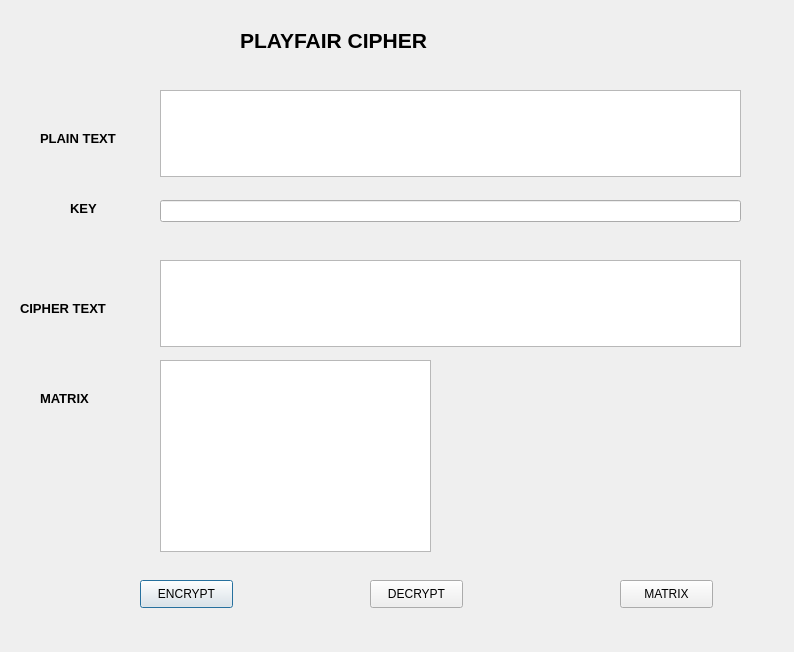
<?xml version="1.0" encoding="UTF-8"?>
<ui version="4.0">
 <class>Dialog</class>
 <widget class="QDialog" name="Dialog">
  <property name="geometry">
   <rect>
    <x>0</x>
    <y>0</y>
    <width>794</width>
    <height>652</height>
   </rect>
  </property>
  <property name="windowTitle">
   <string>Dialog</string>
  </property>
  <widget class="QLabel" name="label">
   <property name="geometry">
    <rect>
     <x>240</x>
     <y>20</y>
     <width>371</width>
     <height>41</height>
    </rect>
   </property>
   <property name="font">
    <font>
     <pointsize>16</pointsize>
     <weight>75</weight>
     <bold>true</bold>
    </font>
   </property>
   <property name="text">
    <string>PLAYFAIR CIPHER</string>
   </property>
  </widget>
  <widget class="QLabel" name="label_2">
   <property name="geometry">
    <rect>
     <x>40</x>
     <y>130</y>
     <width>131</width>
     <height>16</height>
    </rect>
   </property>
   <property name="font">
    <font>
     <pointsize>10</pointsize>
     <weight>75</weight>
     <bold>true</bold>
    </font>
   </property>
   <property name="text">
    <string>PLAIN TEXT</string>
   </property>
  </widget>
  <widget class="QLabel" name="label_3">
   <property name="geometry">
    <rect>
     <x>70</x>
     <y>200</y>
     <width>51</width>
     <height>16</height>
    </rect>
   </property>
   <property name="font">
    <font>
     <pointsize>10</pointsize>
     <weight>75</weight>
     <bold>true</bold>
    </font>
   </property>
   <property name="text">
    <string>KEY</string>
   </property>
  </widget>
  <widget class="QLabel" name="label_4">
   <property name="geometry">
    <rect>
     <x>20</x>
     <y>300</y>
     <width>131</width>
     <height>16</height>
    </rect>
   </property>
   <property name="font">
    <font>
     <pointsize>10</pointsize>
     <weight>75</weight>
     <bold>true</bold>
    </font>
   </property>
   <property name="text">
    <string>CIPHER TEXT</string>
   </property>
  </widget>
  <widget class="QLabel" name="label_5">
   <property name="geometry">
    <rect>
     <x>40</x>
     <y>390</y>
     <width>131</width>
     <height>16</height>
    </rect>
   </property>
   <property name="font">
    <font>
     <pointsize>10</pointsize>
     <weight>75</weight>
     <bold>true</bold>
    </font>
   </property>
   <property name="text">
    <string>MATRIX</string>
   </property>
  </widget>
  <widget class="QPushButton" name="pushButton">
   <property name="geometry">
    <rect>
     <x>140</x>
     <y>580</y>
     <width>93</width>
     <height>28</height>
    </rect>
   </property>
   <property name="text">
    <string>ENCRYPT</string>
   </property>
  </widget>
  <widget class="QPushButton" name="pushButton_2">
   <property name="geometry">
    <rect>
     <x>370</x>
     <y>580</y>
     <width>93</width>
     <height>28</height>
    </rect>
   </property>
   <property name="text">
    <string>DECRYPT</string>
   </property>
  </widget>
  <widget class="QPushButton" name="pushButton_3">
   <property name="geometry">
    <rect>
     <x>620</x>
     <y>580</y>
     <width>93</width>
     <height>28</height>
    </rect>
   </property>
   <property name="text">
    <string>MATRIX</string>
   </property>
  </widget>
  <widget class="QTextEdit" name="textEdit">
   <property name="geometry">
    <rect>
     <x>160</x>
     <y>90</y>
     <width>581</width>
     <height>87</height>
    </rect>
   </property>
  </widget>
  <widget class="QTextEdit" name="textEdit_2">
   <property name="geometry">
    <rect>
     <x>160</x>
     <y>260</y>
     <width>581</width>
     <height>87</height>
    </rect>
   </property>
  </widget>
  <widget class="QLineEdit" name="lineEdit">
   <property name="geometry">
    <rect>
     <x>160</x>
     <y>200</y>
     <width>581</width>
     <height>22</height>
    </rect>
   </property>
  </widget>
  <widget class="QTableWidget" name="tableWidget">
   <property name="geometry">
    <rect>
     <x>160</x>
     <y>360</y>
     <width>271</width>
     <height>192</height>
    </rect>
   </property>
  </widget>
 </widget>
 <resources/>
 <connections/>
</ui>
